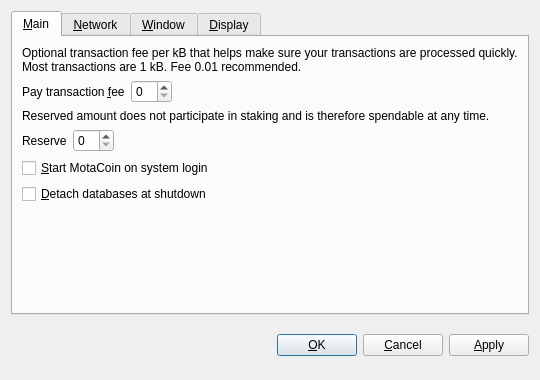
<?xml version="1.0" encoding="UTF-8"?>
<ui version="4.0">
 <class>OptionsDialog</class>
 <widget class="QDialog" name="OptionsDialog">
  <property name="geometry">
   <rect>
    <x>0</x>
    <y>0</y>
    <width>540</width>
    <height>380</height>
   </rect>
  </property>
  <property name="windowTitle">
   <string>Options</string>
  </property>
  <property name="modal">
   <bool>true</bool>
  </property>
  <layout class="QVBoxLayout" name="verticalLayout">
   <item>
    <widget class="QTabWidget" name="tabWidget">
     <property name="tabPosition">
      <enum>QTabWidget::North</enum>
     </property>
     <property name="currentIndex">
      <number>0</number>
     </property>
     <widget class="QWidget" name="tabMain">
      <attribute name="title">
       <string>&amp;Main</string>
      </attribute>
      <layout class="QVBoxLayout" name="verticalLayout_Main">
       <item>
        <widget class="QLabel" name="transactionFeeInfoLabel">
         <property name="text">
          <string>Optional transaction fee per kB that helps make sure your transactions are processed quickly. Most transactions are 1 kB. Fee 0.01 recommended.</string>
         </property>
         <property name="textFormat">
          <enum>Qt::PlainText</enum>
         </property>
         <property name="wordWrap">
          <bool>true</bool>
         </property>
        </widget>
       </item>
       <item>
        <layout class="QHBoxLayout" name="horizontalLayoutFee">
         <item>
          <widget class="QLabel" name="transactionFeeLabel">
           <property name="text">
            <string>Pay transaction &amp;fee</string>
           </property>
           <property name="textFormat">
            <enum>Qt::PlainText</enum>
           </property>
           <property name="buddy">
            <cstring>transactionFee</cstring>
           </property>
          </widget>
         </item>
         <item>
          <widget class="BitcoinAmountField" name="transactionFee"/>
         </item>
         <item>
          <spacer name="horizontalSpacerFee">
           <property name="orientation">
            <enum>Qt::Horizontal</enum>
           </property>
           <property name="sizeHint" stdset="0">
            <size>
             <width>40</width>
             <height>20</height>
            </size>
           </property>
          </spacer>
         </item>
        </layout>
       </item>
       <item>
        <widget class="QLabel" name="reserveBalanceInfoLabel">
         <property name="text">
          <string>Reserved amount does not participate in staking and is therefore spendable at any time.</string>
         </property>
         <property name="textFormat">
          <enum>Qt::PlainText</enum>
         </property>
         <property name="wordWrap">
          <bool>true</bool>
         </property>
        </widget>
       </item>
       <item>
        <layout class="QHBoxLayout" name="horizontalLayoutReserveBalance">
         <item>
          <widget class="QLabel" name="reserveBalanceLabel">
           <property name="text">
            <string>Reserve</string>
           </property>
           <property name="textFormat">
            <enum>Qt::PlainText</enum>
           </property>
           <property name="buddy">
            <cstring>reserveBalance</cstring>
           </property>
          </widget>
         </item>
         <item>
          <widget class="BitcoinAmountField" name="reserveBalance"/>
         </item>
         <item>
          <spacer name="horizontalSpacerReserveBalance">
           <property name="orientation">
            <enum>Qt::Horizontal</enum>
           </property>
           <property name="sizeHint" stdset="0">
            <size>
             <width>40</width>
             <height>20</height>
            </size>
           </property>
          </spacer>
         </item>
        </layout>
       </item>
       <item>
        <widget class="QCheckBox" name="bitcoinAtStartup">
         <property name="toolTip">
          <string>Automatically start MotaCoin after logging in to the system.</string>
         </property>
         <property name="text">
          <string>&amp;Start MotaCoin on system login</string>
         </property>
        </widget>
       </item>
       <item>
        <widget class="QCheckBox" name="detachDatabases">
         <property name="toolTip">
          <string>Detach block and address databases at shutdown. This means they can be moved to another data directory, but it slows down shutdown. The wallet is always detached.</string>
         </property>
         <property name="text">
          <string>&amp;Detach databases at shutdown</string>
         </property>
        </widget>
       </item>
       <item>
        <spacer name="verticalSpacer_Main">
         <property name="orientation">
          <enum>Qt::Vertical</enum>
         </property>
         <property name="sizeHint" stdset="0">
          <size>
           <width>20</width>
           <height>40</height>
          </size>
         </property>
        </spacer>
       </item>
      </layout>
     </widget>
     <widget class="QWidget" name="tabNetwork">
      <attribute name="title">
       <string>&amp;Network</string>
      </attribute>
      <layout class="QVBoxLayout" name="verticalLayout_Network">
       <item>
        <widget class="QCheckBox" name="mapPortUpnp">
         <property name="toolTip">
          <string>Automatically open the MotaCoin client port on the router. This only works when your router supports UPnP and it is enabled.</string>
         </property>
         <property name="text">
          <string>Map port using &amp;UPnP</string>
         </property>
        </widget>
       </item>
       <item>
        <widget class="QCheckBox" name="connectSocks">
         <property name="toolTip">
          <string>Connect to the MotaCoin network through a SOCKS proxy (e.g. when connecting through Tor).</string>
         </property>
         <property name="text">
          <string>&amp;Connect through SOCKS proxy:</string>
         </property>
        </widget>
       </item>
       <item>
        <layout class="QHBoxLayout" name="horizontalLayout_Network">
         <item>
          <widget class="QLabel" name="proxyIpLabel">
           <property name="text">
            <string>Proxy &amp;IP:</string>
           </property>
           <property name="textFormat">
            <enum>Qt::PlainText</enum>
           </property>
           <property name="buddy">
            <cstring>proxyIp</cstring>
           </property>
          </widget>
         </item>
         <item>
          <widget class="QValidatedLineEdit" name="proxyIp">
           <property name="maximumSize">
            <size>
             <width>140</width>
             <height>16777215</height>
            </size>
           </property>
           <property name="toolTip">
            <string>IP address of the proxy (e.g. 127.0.0.1)</string>
           </property>
          </widget>
         </item>
         <item>
          <widget class="QLabel" name="proxyPortLabel">
           <property name="text">
            <string>&amp;Port:</string>
           </property>
           <property name="textFormat">
            <enum>Qt::PlainText</enum>
           </property>
           <property name="buddy">
            <cstring>proxyPort</cstring>
           </property>
          </widget>
         </item>
         <item>
          <widget class="QLineEdit" name="proxyPort">
           <property name="maximumSize">
            <size>
             <width>55</width>
             <height>16777215</height>
            </size>
           </property>
           <property name="toolTip">
            <string>Port of the proxy (e.g. 9050)</string>
           </property>
          </widget>
         </item>
         <item>
          <widget class="QLabel" name="socksVersionLabel">
           <property name="text">
            <string>SOCKS &amp;Version:</string>
           </property>
           <property name="textFormat">
            <enum>Qt::PlainText</enum>
           </property>
           <property name="buddy">
            <cstring>socksVersion</cstring>
           </property>
          </widget>
         </item>
         <item>
          <widget class="QValueComboBox" name="socksVersion">
           <property name="toolTip">
            <string>SOCKS version of the proxy (e.g. 5)</string>
           </property>
          </widget>
         </item>
         <item>
          <spacer name="horizontalSpacer_Network">
           <property name="orientation">
            <enum>Qt::Horizontal</enum>
           </property>
           <property name="sizeHint" stdset="0">
            <size>
             <width>40</width>
             <height>20</height>
            </size>
           </property>
          </spacer>
         </item>
        </layout>
       </item>
       <item>
        <spacer name="verticalSpacer_Network">
         <property name="orientation">
          <enum>Qt::Vertical</enum>
         </property>
         <property name="sizeHint" stdset="0">
          <size>
           <width>20</width>
           <height>40</height>
          </size>
         </property>
        </spacer>
       </item>
      </layout>
     </widget>
     <widget class="QWidget" name="tabWindow">
      <attribute name="title">
       <string>&amp;Window</string>
      </attribute>
      <layout class="QVBoxLayout" name="verticalLayout_Window">
       <item>
        <widget class="QCheckBox" name="minimizeToTray">
         <property name="toolTip">
          <string>Show only a tray icon after minimizing the window.</string>
         </property>
         <property name="text">
          <string>&amp;Minimize to the tray instead of the taskbar</string>
         </property>
        </widget>
       </item>
       <item>
        <widget class="QCheckBox" name="minimizeOnClose">
         <property name="toolTip">
          <string>Minimize instead of exit the application when the window is closed. When this option is enabled, the application will be closed only after selecting Quit in the menu.</string>
         </property>
         <property name="text">
          <string>M&amp;inimize on close</string>
         </property>
        </widget>
       </item>
       <item>
        <spacer name="verticalSpacer_Window">
         <property name="orientation">
          <enum>Qt::Vertical</enum>
         </property>
         <property name="sizeHint" stdset="0">
          <size>
           <width>20</width>
           <height>40</height>
          </size>
         </property>
        </spacer>
       </item>
      </layout>
     </widget>
     <widget class="QWidget" name="tabDisplay">
      <attribute name="title">
       <string>&amp;Display</string>
      </attribute>
      <layout class="QVBoxLayout" name="verticalLayout_Display">
       <item>
        <layout class="QHBoxLayout" name="horizontalLayout_1_Display">
         <item>
          <widget class="QLabel" name="langLabel">
           <property name="text">
            <string>User Interface &amp;language:</string>
           </property>
           <property name="textFormat">
            <enum>Qt::PlainText</enum>
           </property>
           <property name="buddy">
            <cstring>lang</cstring>
           </property>
          </widget>
         </item>
         <item>
          <widget class="QValueComboBox" name="lang">
           <property name="toolTip">
            <string>The user interface language can be set here. This setting will take effect after restarting MotaCoin.</string>
           </property>
          </widget>
         </item>
        </layout>
       </item>
       <item>
        <layout class="QHBoxLayout" name="horizontalLayout_2_Display">
         <item>
          <widget class="QLabel" name="unitLabel">
           <property name="text">
            <string>&amp;Unit to show amounts in:</string>
           </property>
           <property name="textFormat">
            <enum>Qt::PlainText</enum>
           </property>
           <property name="buddy">
            <cstring>unit</cstring>
           </property>
          </widget>
         </item>
         <item>
          <widget class="QValueComboBox" name="unit">
           <property name="toolTip">
            <string>Choose the default subdivision unit to show in the interface and when sending coins.</string>
           </property>
          </widget>
         </item>
        </layout>
       </item>
       <item>
        <widget class="QCheckBox" name="displayAddresses">
         <property name="toolTip">
          <string>Whether to show MotaCoin addresses in the transaction list or not.</string>
         </property>
         <property name="text">
          <string>&amp;Display addresses in transaction list</string>
         </property>
        </widget>
       </item>
       <item>
        <widget class="QCheckBox" name="coinControlFeatures">
         <property name="toolTip">
          <string>Whether to show coin control features or not.</string>
         </property>
         <property name="text">
          <string>Display coin &amp;control features (experts only!)</string>
         </property>
        </widget>
       </item>
       <item>
        <widget class="QCheckBox" name="minimizeCoinAge"> 
         <property name="toolTip"> 
          <string>Whether to select the coin outputs randomly or with minimal coin age.</string> 
         </property> 
         <property name="text"> 
          <string>Minimize weight consumption (experimental)</string> 
         </property> 
        </widget> 
       </item> 
       <item>
        <spacer name="verticalSpacer_Display">
         <property name="orientation">
          <enum>Qt::Vertical</enum>
         </property>
         <property name="sizeHint" stdset="0">
          <size>
           <width>20</width>
           <height>40</height>
          </size>
         </property>
        </spacer>
       </item>
      </layout>
     </widget>
    </widget>
   </item>
   <item>
    <layout class="QHBoxLayout" name="horizontalLayout_Buttons">
     <item>
      <spacer name="horizontalSpacer_1">
       <property name="orientation">
        <enum>Qt::Horizontal</enum>
       </property>
       <property name="sizeHint" stdset="0">
        <size>
         <width>40</width>
         <height>48</height>
        </size>
       </property>
      </spacer>
     </item>
     <item>
      <widget class="QLabel" name="statusLabel">
       <property name="font">
        <font>
         <weight>75</weight>
         <bold>true</bold>
        </font>
       </property>
       <property name="text">
        <string/>
       </property>
       <property name="textFormat">
        <enum>Qt::PlainText</enum>
       </property>
       <property name="wordWrap">
        <bool>true</bool>
       </property>
      </widget>
     </item>
     <item>
      <spacer name="horizontalSpacer_2">
       <property name="orientation">
        <enum>Qt::Horizontal</enum>
       </property>
       <property name="sizeHint" stdset="0">
        <size>
         <width>40</width>
         <height>48</height>
        </size>
       </property>
      </spacer>
     </item>
     <item>
      <widget class="QPushButton" name="okButton">
       <property name="text">
        <string>&amp;OK</string>
       </property>
      </widget>
     </item>
     <item>
      <widget class="QPushButton" name="cancelButton">
       <property name="text">
        <string>&amp;Cancel</string>
       </property>
       <property name="autoDefault">
        <bool>false</bool>
       </property>
      </widget>
     </item>
     <item>
      <widget class="QPushButton" name="applyButton">
       <property name="text">
        <string>&amp;Apply</string>
       </property>
       <property name="autoDefault">
        <bool>false</bool>
       </property>
      </widget>
     </item>
    </layout>
   </item>
  </layout>
 </widget>
 <customwidgets>
  <customwidget>
   <class>BitcoinAmountField</class>
   <extends>QSpinBox</extends>
   <header>qt/bitcoinamountfield.h</header>
  </customwidget>
  <customwidget>
   <class>QValueComboBox</class>
   <extends>QComboBox</extends>
   <header>qt/qvaluecombobox.h</header>
  </customwidget>
  <customwidget>
   <class>QValidatedLineEdit</class>
   <extends>QLineEdit</extends>
   <header>qt/qvalidatedlineedit.h</header>
  </customwidget>
 </customwidgets>
 <resources/>
 <connections/>
</ui>
